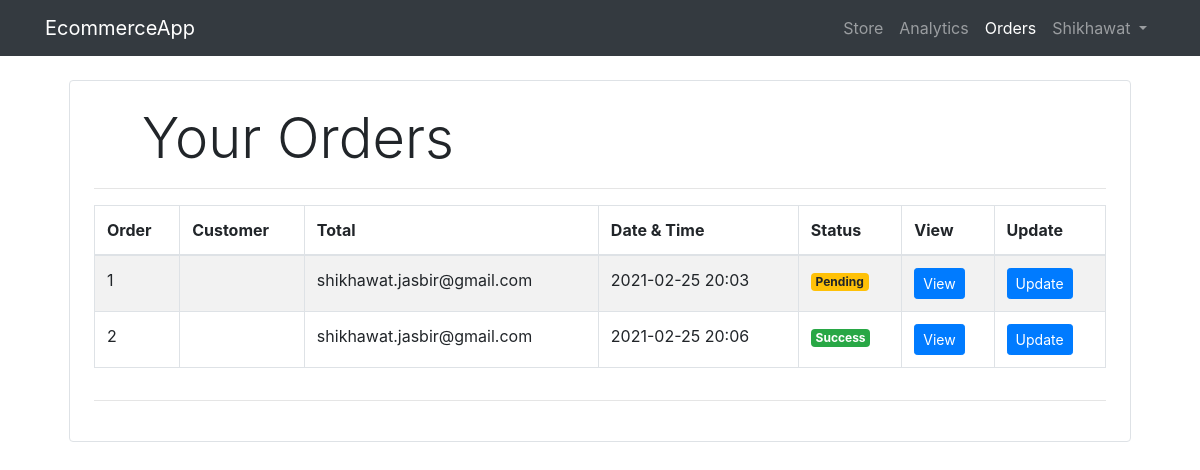
The page /orders/ (signed in) on the database as committed earlier.
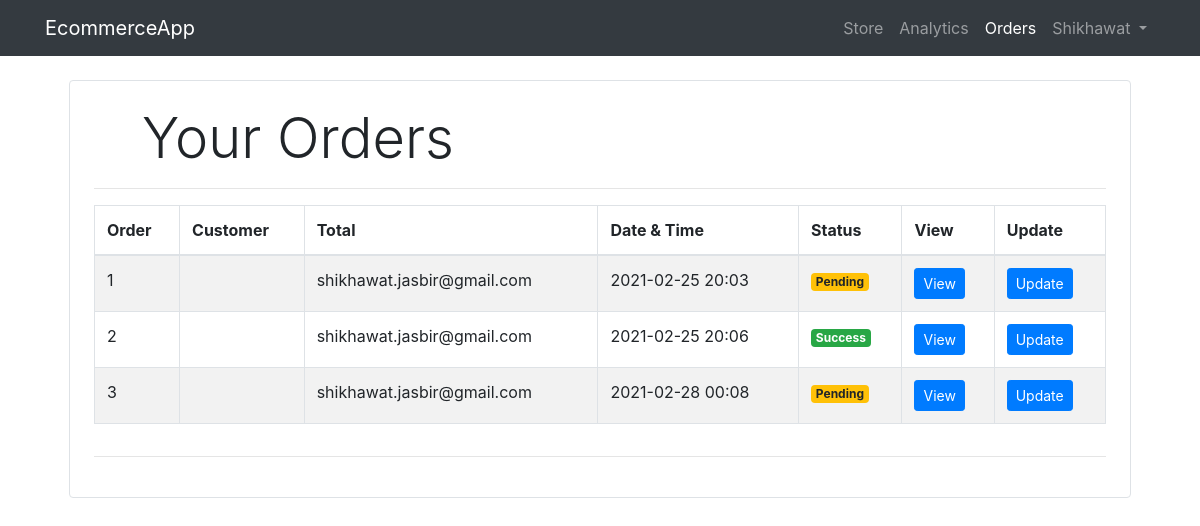
The same page on the database as committed later.
### orders/models/order.py (models this page shows, shortened)
class Order(models.Model):
    customer = models.ForeignKey(Customer, on_delete=models.CASCADE)
    total_price = models.FloatField()
    date = models.DateTimeField(auto_now_add=True)
    status = models.BooleanField(default=False)
    address = models.CharField(
        "Address",
        max_length=1024,
    )
    zip_code = models.CharField(
        "ZIP / Postal code",
        max_length=12,
    )
    city = models.CharField(
        "City",
        max_length=1024,
    )
    state = models.CharField(
        "State",
        max_length=1024
    )
    country = models.CharField(
        "Country",
        max_length=1024,
    )
    @staticmethod
    def get_all_orders():
        return Order.objects.all()

### account/models/customer.py (models this page shows, shortened)
class Customer(models.Model):
    first_name = models.CharField(max_length=30)
    last_name = models.CharField(max_length=30)
    phone = models.CharField(max_length=13)
    email = models.EmailField(unique=True)
    password = models.CharField(max_length=255)
    date_joined = models.DateTimeField(verbose_name="date joined", auto_now_add=True)
    last_login = models.DateTimeField(verbose_name="last login", auto_now=True)

### orders/views/orders.py (the view, shortened to what this page needs)
# urls.py: path('', views.Orders.as_view(), name='orders'),
class Orders(View):
    def get(self, request):
        if request.session.get('user_type') == 'seller':
            orders = Order.get_all_orders()
            return render(request, 'orders/seller.html', {'orders':orders})
        else:
            customer_id = request.session.get('user_id')
            orders = Order.get_orders_by_customer_id(customer_id)
            return render(request, 'orders/customer.html', {'orders': orders})

### dashboard/templatetags/dashboard_filters.py (called while the page is built)
@register.filter(name = 'currency')
def currency(price):
    return format_currency(price, 'INR', locale='en_IN')

@register.filter(name='is_seller')
def is_seller(request):
    if request.session.get('user_id'):
        if request.session.get('user_type')=="seller":
            return True
    return False

### orders/templates/orders/seller.html (shortened to what this page needs)
{% extends 'dashboard/base.html' %}
{% block content %}
{% load dashboard_filters %}
{% load cart_filters %}
<div class="container">
    <div class="border rounded p-4 m-4">
         <p class="display-4 pl-4 ml-4">Your Orders</p>
         <hr>
         <div class="table-responsive">
         <table id="orders" class="table table-striped table-bordered">
             <thead>
                 <tr>
                     <th>Order</th>
                     <th>Customer</th>
                     <th>Total</th>
                     <th>Date & Time</th>
                     <th>Status</th>
                     <th>View</th>
                     <th>Update</th>
                 </tr>
             </thead>
             <tbody>
            {% for order in orders %}
            <tr>
                <td>{{forloop.counter}}</td>
                <td>{{order.total_price|currency}}</td>
                <td>{{order.customer.email}}</td>
                <td>{{order.date|date:'Y-m-d H:i'}}</td>
                <td>
                    {% if order.status %}
                    <span class="badge badge-success">Success</span>
                    {% else %}
                    <span class="badge badge-warning">Pending</span>
                    {% endif %}
                </td>
                <td>
                    <form target="_blank" action="{% url 'view-order' %}" method="GET">
                        <input type="submit" value="View" class="btn btn-sm btn-primary"/>
                    </form>
                </td>
                <td>
                    <form action="" method="post">
                        <input type="submit" value="Update" class="btn btn-sm btn-primary"/>
                    </form>
                </td>
            </tr>
            {% endfor %}
        </tbody>
    </table>
</div>
    <hr>
</div>
</div>
{% endblock content %}

Rows that differ between the two databases and show on the page:
added Order: customer.email "shikhawat.jasbir@gmail.com", date "2021-02-28 00:08", status "Pending"
